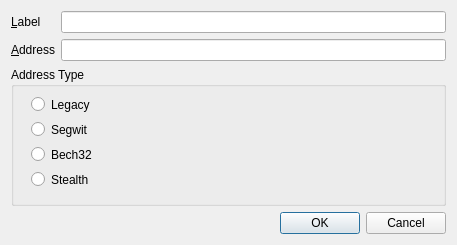
<?xml version="1.0" encoding="UTF-8"?>
<ui version="4.0">
 <class>EditAddressDialog</class>
 <widget class="QDialog" name="EditAddressDialog">
  <property name="geometry">
   <rect>
    <x>0</x>
    <y>0</y>
    <width>457</width>
    <height>245</height>
   </rect>
  </property>
  <property name="windowTitle">
   <string>Edit Address</string>
  </property>
  <layout class="QVBoxLayout" name="verticalLayout">
   <item>
    <layout class="QFormLayout" name="formLayout">
     <property name="fieldGrowthPolicy">
      <enum>QFormLayout::AllNonFixedFieldsGrow</enum>
     </property>
     <item row="0" column="0">
      <widget class="QLabel" name="label">
       <property name="text">
        <string>&amp;Label</string>
       </property>
       <property name="buddy">
        <cstring>labelEdit</cstring>
       </property>
      </widget>
     </item>
     <item row="0" column="1">
      <widget class="QLineEdit" name="labelEdit">
       <property name="toolTip">
        <string>The label associated with this address list entry</string>
       </property>
      </widget>
     </item>
     <item row="1" column="0">
      <widget class="QLabel" name="label_2">
       <property name="text">
        <string>&amp;Address</string>
       </property>
       <property name="buddy">
        <cstring>addressEdit</cstring>
       </property>
      </widget>
     </item>
     <item row="1" column="1">
      <widget class="QValidatedLineEdit" name="addressEdit">
       <property name="toolTip">
        <string>The address associated with this address list entry. This can only be modified for sending addresses.</string>
       </property>
      </widget>
     </item>
    </layout>
   </item>
   <item>
    <widget class="QGroupBox" name="addressType">
     <property name="sizePolicy">
      <sizepolicy hsizetype="Preferred" vsizetype="Expanding">
       <horstretch>0</horstretch>
       <verstretch>0</verstretch>
      </sizepolicy>
     </property>
     <property name="autoFillBackground">
      <bool>false</bool>
     </property>
     <property name="title">
      <string>Address Type</string>
     </property>
     <widget class="QRadioButton" name="legacyRB">
      <property name="geometry">
       <rect>
        <x>20</x>
        <y>25</y>
        <width>150</width>
        <height>25</height>
       </rect>
      </property>
      <property name="text">
       <string>Legacy</string>
      </property>
     </widget>
     <widget class="QRadioButton" name="segwitRB">
      <property name="geometry">
       <rect>
        <x>20</x>
        <y>50</y>
        <width>150</width>
        <height>25</height>
       </rect>
      </property>
      <property name="text">
       <string>Segwit</string>
      </property>
     </widget>
     <widget class="QRadioButton" name="bech32RB">
      <property name="geometry">
       <rect>
        <x>20</x>
        <y>75</y>
        <width>150</width>
        <height>25</height>
       </rect>
      </property>
      <property name="text">
       <string>Bech32</string>
      </property>
     </widget>
     <widget class="QRadioButton" name="stealthRB">
      <property name="geometry">
       <rect>
        <x>20</x>
        <y>100</y>
        <width>150</width>
        <height>25</height>
       </rect>
      </property>
      <property name="text">
       <string>Stealth</string>
      </property>
     </widget>
    </widget>
   </item>
   <item>
    <widget class="QDialogButtonBox" name="buttonBox">
     <property name="orientation">
      <enum>Qt::Horizontal</enum>
     </property>
     <property name="standardButtons">
      <set>QDialogButtonBox::Cancel|QDialogButtonBox::Ok</set>
     </property>
    </widget>
   </item>
  </layout>
 </widget>
 <customwidgets>
  <customwidget>
   <class>QValidatedLineEdit</class>
   <extends>QLineEdit</extends>
   <header>qt/qvalidatedlineedit.h</header>
  </customwidget>
 </customwidgets>
 <resources/>
 <connections>
  <connection>
   <sender>buttonBox</sender>
   <signal>accepted()</signal>
   <receiver>EditAddressDialog</receiver>
   <slot>accept()</slot>
   <hints>
    <hint type="sourcelabel">
     <x>20</x>
     <y>20</y>
    </hint>
    <hint type="destinationlabel">
     <x>20</x>
     <y>20</y>
    </hint>
   </hints>
  </connection>
  <connection>
   <sender>buttonBox</sender>
   <signal>rejected()</signal>
   <receiver>EditAddressDialog</receiver>
   <slot>reject()</slot>
   <hints>
    <hint type="sourcelabel">
     <x>20</x>
     <y>20</y>
    </hint>
    <hint type="destinationlabel">
     <x>20</x>
     <y>20</y>
    </hint>
   </hints>
  </connection>
 </connections>
</ui>
